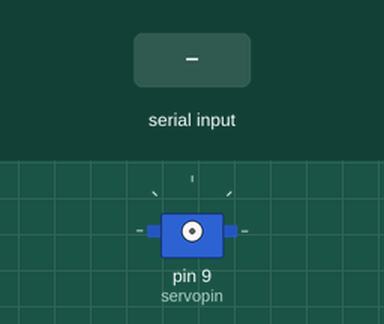
Bench run of a sketch on a simulated Arduino Uno, built with avr-gcc and run on an emulated ATmega328P. On the bench: servo. Wiring (inferred from the names in the program): servo: signal pin 9. Inputs (shaded band) come from the test bench. Servo pulses on a pin are drawn as a servo (544–2400 µs = 0–180°); what the sketch prints to the serial monitor is not drawn.

Above: at 1.2 s.
1.3 s: "90,45\n" received over Serial
At 3.1 s:
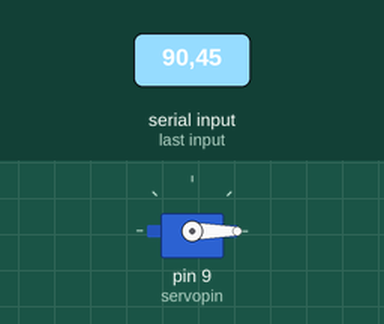
4.3 s: "30,150\n" received over Serial
10.1 s: "200\n" received over Serial
At 11.5 s:
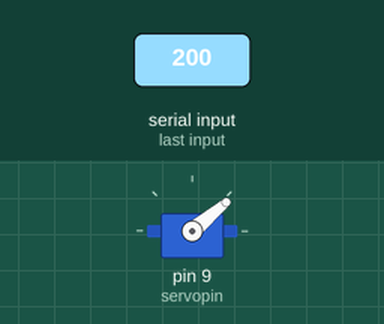
13.1 s: "5\n" received over Serial
At 14.4 s:
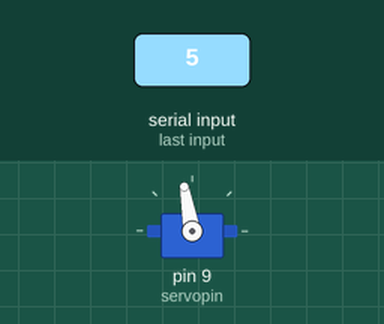
15.4 s: "90\n" received over Serial
At 16.2 s:
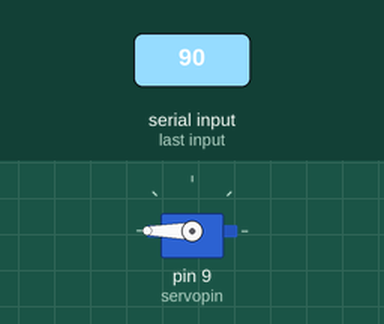
Timing chart, 0 to 18.4 s (numbered marks = the images above; inputs shaded):
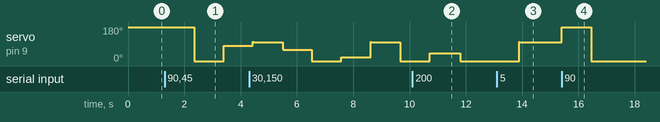

Measured:
- after the input at 1.3 s, servo on pin 9 (servopin): 180° → 0° after 1.0 s, → 80° 1.0 s later
- after the input at 10.1 s, servo on pin 9 (servopin): 0° → 40° after 0.62 s, → 0° 1.1 s later
- after the input at 13.1 s, servo on pin 9 (servopin): 0° → 100° after 0.79 s
- after the input at 15.4 s, servo on pin 9 (servopin): 100° → 180° at once, → 0° 1.0 s later

The sketch:

21_9g_servo_control.ino
```cpp
int servopin = 9;
int myangle; //angel variable
int pulsewidth; // here we initialize width veriable
int val;

void servopuls(int servopin, int myangle){ //zerro pulse function
pulsewidth = (myangle*11)+500;
digitalWrite(servopin, HIGH);
delayMicroseconds(pulsewidth);
digitalWrite(servopin, LOW);
delay(20-pulsewidth/1000);
}

void setup() {

  pinMode(servopin, OUTPUT);
  Serial.begin(9600);
  Serial.print("servo=o_serial_simple ready");
}

void loop() {
val=Serial.read();
if(val>='0' && val<='9')
{
  val=val-'0';
  val=val*(180/9);
  Serial.print("moving servo to ");
  Serial.print(val,DEC);
  for(int i=0l; i<=50; i++)
  {
    servopuls(servopin, val);
    }
  }
}
```
